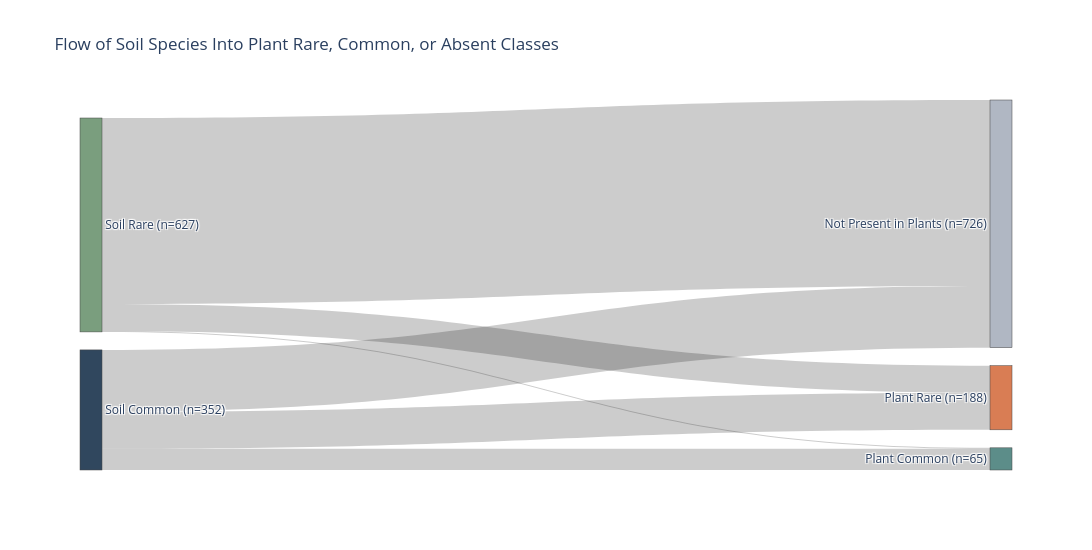
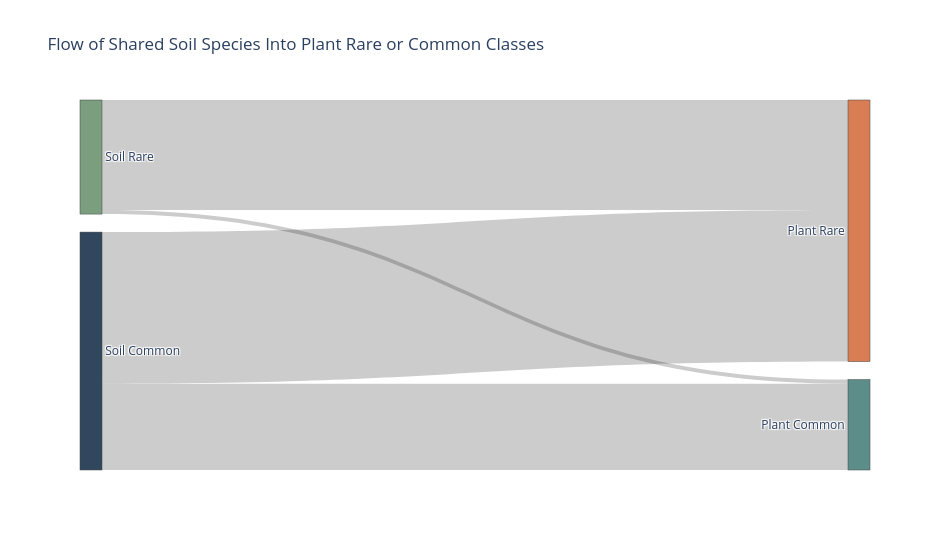

Source (notebook cell) for these figures, in order:
### Markdown cell above
## Soil-To-Plant Rare Species Flow

This section applies the same rare-species rule separately to the soil microbiome and the plant microbiome: a species is rare if it is present in fewer than 10% of samples within that dataset.

It also uses Fisher's exact test to assess enrichment of soil rare and soil common species in each of the three plant outcomes, using all soil species as the background.

The first Sankey diagram tracks species found in soil into three plant outcomes: plant rare, plant common, or not present in plants. Species found in plants but not in soil are excluded.

The second Sankey diagram restricts to species shared by soil and plants, removing the `Not Present in Plants` category.

### Code cell
import numpy as np
import plotly.graph_objects as go
from pathlib import Path
from scipy.stats import fisher_exact


def classify_species_by_presence(microbiome_df):
    species_sample_presence = (
        microbiome_df.groupby(["Sample", "Species"], as_index=False)["AbundR100"]
        .sum()
        .rename(columns={"AbundR100": "abundance"})
    )
    total_samples = species_sample_presence["Sample"].nunique()
    rare_fraction_threshold = 0.10

    return (
        species_sample_presence.groupby("Species")["Sample"]
        .nunique()
        .rename("samples_present")
        .to_frame()
        .assign(
            total_samples=total_samples,
            presence_fraction=lambda df: df["samples_present"] / df["total_samples"],
            classification=lambda df: np.where(
                df["presence_fraction"] < rare_fraction_threshold,
                "Rare",
                "Common",
            ),
        )
    )


def make_sankey(
    flow_df,
    node_labels,
    title_text,
    width=950,
    height=550,
    show_node_counts=False,
):
    node_index = {label: index for index, label in enumerate(node_labels)}
    display_labels = node_labels

    if show_node_counts:
        source_counts = flow_df.groupby("source")["species_count"].sum()
        target_counts = flow_df.groupby("target")["species_count"].sum()
        node_totals = pd.concat([source_counts, target_counts], axis=1).max(axis=1)
        node_totals = node_totals.reindex(node_labels, fill_value=0).astype(int)
        display_labels = [f"{label} (n={node_totals[label]})" for label in node_labels]

    figure = go.Figure(
        data=[
            go.Sankey(
                arrangement="snap",
                node=dict(
                    label=display_labels,
                    pad=18,
                    thickness=22,
                    color=["#7a9e7e", "#30475e", "#d97d54", "#5c8d89", "#b0b7c3"][
                        : len(node_labels)
                    ],
                ),
                link=dict(
                    source=flow_df["source"].map(node_index).tolist(),
                    target=flow_df["target"].map(node_index).tolist(),
                    value=flow_df["species_count"].tolist(),
                    label=(
                        flow_df["soil_classification"]
                        + " -> "
                        + flow_df["plant_classification"]
                        + " | species: "
                        + flow_df["species_count"].astype(str)
                    ).tolist(),
                ),
            )
        ]
    )
    figure.update_layout(
        title_text=title_text,
        font_size=12,
        width=width,
        height=height,
    )
    return figure


soil_species_classification = classify_species_by_presence(soil_full_microbiome)
plant_species_classification = classify_species_by_presence(plant_full_microbiome)

soil_to_plant_flow = (
    soil_species_classification[["classification"]]
    .rename(columns={"classification": "soil_classification"})
    .join(
        plant_species_classification[["classification"]].rename(
            columns={"classification": "plant_classification"}
        ),
        how="left",
    )
    .assign(
        plant_classification=lambda df: df["plant_classification"].fillna(
            "Not Present in Plants"
        )
    )
    .reset_index(names="Species")
)

flow_counts = (
    soil_to_plant_flow.groupby(
        ["soil_classification", "plant_classification"], as_index=False
    )
    .agg(species_count=("Species", "nunique"))
    .sort_values(["soil_classification", "plant_classification"])
)

display(
    flow_counts.pivot(
        index="soil_classification",
        columns="plant_classification",
        values="species_count",
    )
    .fillna(0)
    .astype(int)
)

background_total = len(soil_to_plant_flow)
soil_class_totals = soil_to_plant_flow["soil_classification"].value_counts()
plant_class_totals = soil_to_plant_flow["plant_classification"].value_counts()

enrichment_records = []

for soil_class in ["Common", "Rare"]:
    for plant_class in ["Common", "Rare", "Not Present in Plants"]:
        overlap = int(
            flow_counts.loc[
                flow_counts["soil_classification"].eq(soil_class)
                & flow_counts["plant_classification"].eq(plant_class),
                "species_count",
            ].sum()
        )
        soil_not_plant = int(soil_class_totals[soil_class] - overlap)
        plant_not_soil = int(plant_class_totals[plant_class] - overlap)
        neither = int(background_total - overlap - soil_not_plant - plant_not_soil)

        odds_ratio, p_value = fisher_exact(
            [[overlap, soil_not_plant], [plant_not_soil, neither]],
            alternative="greater",
        )

        enrichment_records.append(
            {
                "soil_classification": soil_class,
                "plant_classification": plant_class,
                "overlap_species": overlap,
                "soil_class_total": int(soil_class_totals[soil_class]),
                "plant_class_total": int(plant_class_totals[plant_class]),
                "background_total_soil_species": background_total,
                "odds_ratio": odds_ratio,
                "p_value_greater": p_value,
            }
        )

enrichment_results = (
    pd.DataFrame(enrichment_records)
    .sort_values(["soil_classification", "plant_classification"])
    .reset_index(drop=True)
)
enrichment_display = enrichment_results.copy()
enrichment_display["odds_ratio"] = enrichment_display["odds_ratio"].round(3)

display(
    enrichment_display[
        [
            "soil_classification",
            "plant_classification",
            "overlap_species",
            "soil_class_total",
            "plant_class_total",
            "background_total_soil_species",
            "odds_ratio",
            "p_value_greater",
        ]
    ]
)

all_species_flow = flow_counts.copy()
all_species_flow["source"] = all_species_flow["soil_classification"].map(
    {"Rare": "Soil Rare", "Common": "Soil Common"}
)
all_species_flow["target"] = all_species_flow["plant_classification"].map(
    {
        "Rare": "Plant Rare",
        "Common": "Plant Common",
        "Not Present in Plants": "Not Present in Plants",
    }
)

all_species_node_labels = [
    "Soil Rare",
    "Soil Common",
    "Plant Rare",
    "Plant Common",
    "Not Present in Plants",
]

all_species_fig = make_sankey(
    all_species_flow,
    all_species_node_labels,
    "Flow of Soil Species Into Plant Rare, Common, or Absent Classes",
    width=1100,
    show_node_counts=True,
)
output_path = Path(
    "/Users/michael/Git/Outdoor_microbiome/Local_analysis/Making_figures_for_paper/Fig2/Soil_species_flow.pdf"
)
output_path.parent.mkdir(parents=True, exist_ok=True)
all_species_fig.write_image(output_path)
print(f"Saved first Sankey figure to {output_path}")
all_species_fig.show()

shared_species_flow = flow_counts.loc[
    flow_counts["plant_classification"].ne("Not Present in Plants")
]
shared_species_flow = shared_species_flow.copy()
shared_species_flow["source"] = shared_species_flow["soil_classification"].map(
    {"Rare": "Soil Rare", "Common": "Soil Common"}
)
shared_species_flow["target"] = shared_species_flow["plant_classification"].map(
    {
        "Rare": "Plant Rare",
        "Common": "Plant Common",
    }
)

display(
    shared_species_flow.pivot(
        index="soil_classification",
        columns="plant_classification",
        values="species_count",
    )
    .fillna(0)
    .astype(int)
)

shared_species_node_labels = [
    "Soil Rare",
    "Soil Common",
    "Plant Rare",
    "Plant Common",
]

shared_species_fig = make_sankey(
    shared_species_flow,
    shared_species_node_labels,
    "Flow of Shared Soil Species Into Plant Rare or Common Classes",
)
shared_species_fig.show()

### Figure 1 — Plotly figure (JSON) as saved in the notebook; plotly's stock layout.template omitted (floating-point values rounded to 4 significant figures)
{"data": [{"arrangement": "snap", "link": {"label": ["Common -> Common | species: 62", "Common -> Not Present in Plants | species: 181", "Common -> Rare | species: 109", "Rare -> Common | species: 3", "Rare -> Not Present in Plants | species: 545", "Rare -> Rare | species: 79"], "source": [1, 1, 1, 0, 0, 0], "target": [3, 4, 2, 3, 4, 2], "value": [62, 181, 109, 3, 545, 79]}, "node": {"color": ["#7a9e7e", "#30475e", "#d97d54", "#5c8d89", "#b0b7c3"], "label": ["Soil Rare (n=627)", "Soil Common (n=352)", "Plant Rare (n=188)", "Plant Common (n=65)", "Not Present in Plants (n=726)"], "pad": 18, "thickness": 22}, "type": "sankey"}], "layout": {"font": {"size": 12}, "height": 550, "title": {"text": "Flow of Soil Species Into Plant Rare, Common, or Absent Classes"}, "width": 1100}}

### Figure 2 — Plotly figure (JSON) as saved in the notebook; plotly's stock layout.template omitted (floating-point values rounded to 4 significant figures)
{"data": [{"arrangement": "snap", "link": {"label": ["Common -> Common | species: 62", "Common -> Rare | species: 109", "Rare -> Common | species: 3", "Rare -> Rare | species: 79"], "source": [1, 1, 0, 0], "target": [3, 2, 3, 2], "value": [62, 109, 3, 79]}, "node": {"color": ["#7a9e7e", "#30475e", "#d97d54", "#5c8d89"], "label": ["Soil Rare", "Soil Common", "Plant Rare", "Plant Common"], "pad": 18, "thickness": 22}, "type": "sankey"}], "layout": {"font": {"size": 12}, "height": 550, "title": {"text": "Flow of Shared Soil Species Into Plant Rare or Common Classes"}, "width": 950}}
